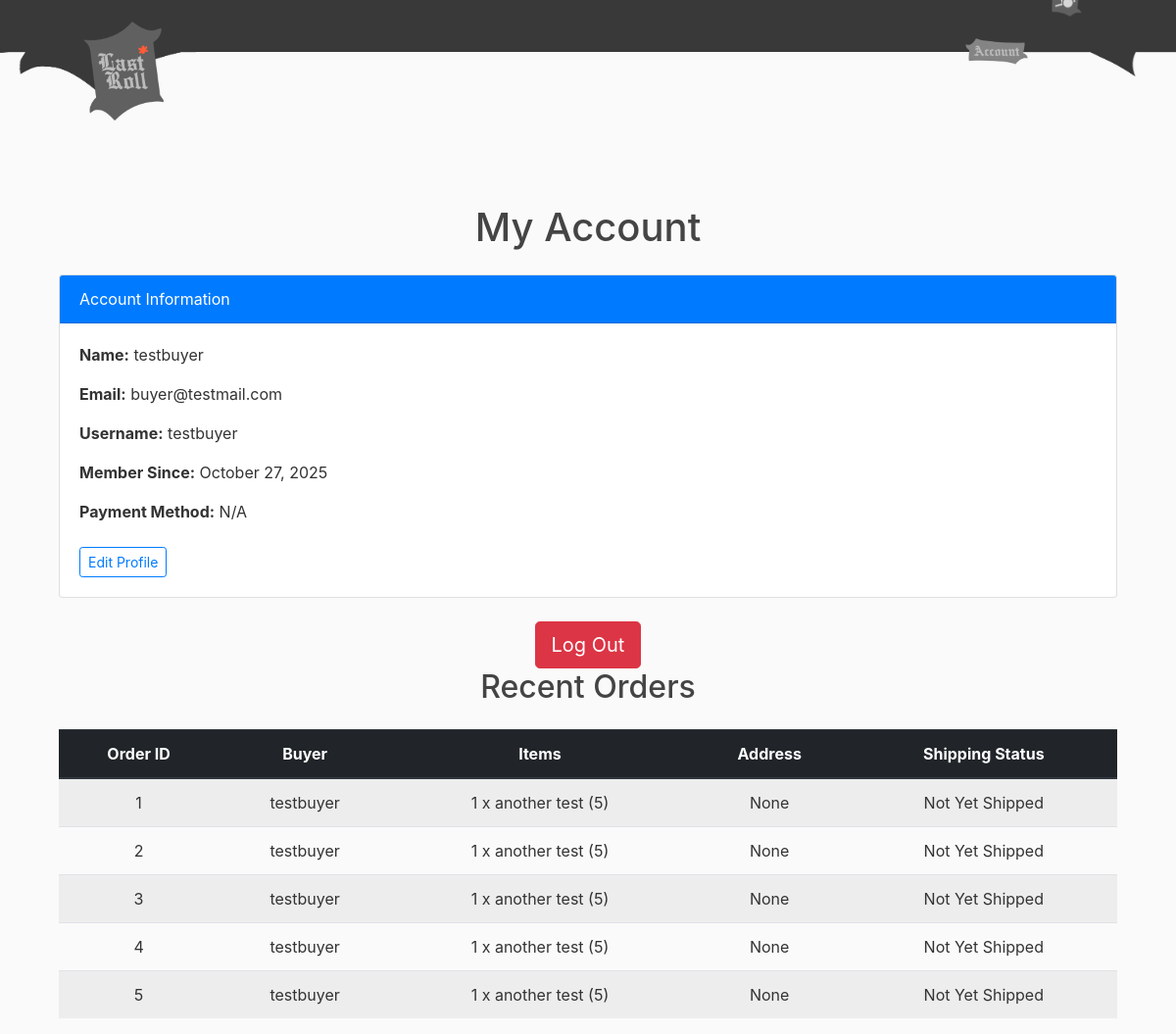
Before: /buyeraccount/ (signed in) with the older database file.
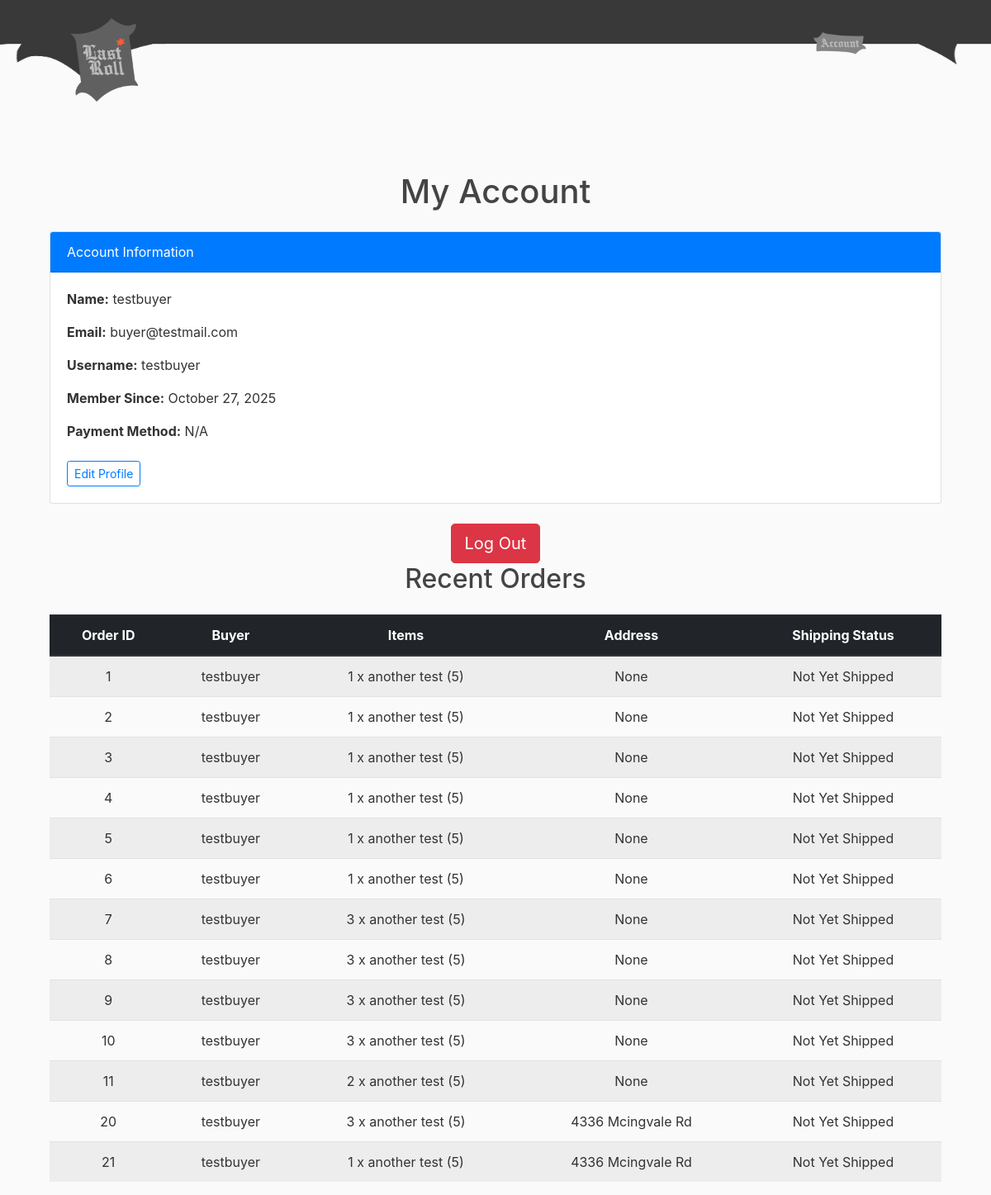
After: the same page with the newer database file.
### store/models.py (models this page shows, shortened)
class Product(models.Model):
    seller = models.ForeignKey(Seller, on_delete=models.CASCADE)
    name = models.CharField(max_length=100)
    description = models.TextField(blank=True)
    price = models.DecimalField(max_digits=8, decimal_places=2)
    stock = models.PositiveIntegerField(default=0)
    image = models.ImageField(upload_to='product_images/', blank=True)
    created_at = models.DateTimeField(default=timezone.now)
    status = models.IntegerField(default=0)
    is_reported = models.BooleanField(default=False)
    report_confirmed = models.BooleanField(default=False)

class Order(models.Model):
    buyer = models.ForeignKey(Buyer, on_delete=models.CASCADE)
    created_at = models.DateTimeField(default=timezone.now)
    address = models.CharField(max_length=100, blank=True, null=True)
    payment = models.CharField(max_length=50, blank=True, null=True)
    total = models.DecimalField(max_digits=10, decimal_places=2, default=0)

### shop/views.py (the view)
# urls.py: path('buyeraccount/', views.buyeraccount, name='shop-buyeraccount'),
@login_required
def buyeraccount(request):
    profile = request.user.profile
    if profile.role != profile.ROLE_BUYER:
        return HttpResponseForbidden("You do not have permission to view this page.")
    order_items = OrderItem.objects.filter(order__buyer__user=request.user).select_related('order', 'product')
    orders_dict = {}
    for item in order_items:
        order = item.order
        if order.id not in orders_dict:
            orders_dict[order.id] = {
                'id': order.id,
                'buyer': order.buyer.user.username,
                'address': order.address,
                'items': [],
                'is_shipped': False
            }
        if(item.is_shipped):
            orders_dict[order.id]['is_shipped'] = True
        orders_dict[order.id]['items'].append({
            'name': item.product.name,
            'quantity': item.quantity,
            'id': item.product.id
        })
    context = {
        'name': request.user.get_full_name() or request.user.username,
        'email': request.user.email,
        'username': request.user.username,
        'member_since': request.user.date_joined,
        'payment_method': "N/A",  # Placeholder until you add real payment data
        'orders': list(orders_dict.values()),
    }
    return render(request, 'shop/buyeraccount.html', context)

### shop/templates/shop/buyeraccount.html (shortened to what this page needs)
{% extends "shop/base.html" %}
{% block content %}
  <div class="container mt-5">
    <h1 class="text-center mb-4">My Account</h1>
    <div class="card shadow-sm mb-4">
      <div class="card-header bg-primary text-white">
        Account Information
      </div>
      <div class="card-body">
        <p><strong>Name:</strong> {{ name }}</p>
        <p><strong>Email:</strong> {{ email }}</p>
        <p><strong>Username:</strong> {{ username }}</p>
        <p><strong>Member Since:</strong> {{ member_since|date:"F j, Y" }}</p>
        <p><strong>Payment Method:</strong> {{ payment_method }}</p>
        <a href="#" class="btn btn-outline-primary btn-sm mt-2">Edit Profile</a>
      </div>
    </div>
    <div class="text-center mt-4">
          <form method="post" action="{% url 'shop-logout' %}" style="display:inline;">
            <button type="submit" class="btn btn-danger btn-lg">Log Out</button>
          </form>
    </div>
    <h2 class="text-center mb-4">Recent Orders</h2>
  <table class="table table-striped text-center shadow-sm">
    <thead class="thead-dark">
      <tr>
        <th>Order ID</th>
        <th>Buyer</th>
        <th>Items</th>
        <th>Address</th>
        <th>Shipping Status</th>
      </tr>
    </thead>
    <tbody>
      {% for order in orders %}
      <tr>
        <td>{{ order.id }}</td>
        <td>{{ order.buyer }}</td>
        <td>
          {% for item in order.items %}
            {{ item.quantity }} x {{ item.name }} ({{ item.id }})
            <br>
          {% endfor %}
        </td>
        <td>{{ order.address }}</td>
        {% if order.is_shipped %}
          <td>Shipped</td>
        {% else %}
          <td>Not Yet Shipped</td>
        {% endif %}
      </tr>
      {% endfor %}
    </tbody>
  </table>
{% endblock %}

Changed rows visible on the page:
added Order: address "4336 Mcingvale Rd"
added Order: address "4336 Mcingvale Rd"
Other visible differences:
new list line: "6 1 x ( 5 ) None Not Yet Shipped"
new list line: "testbuyer"
new list line: "another test"
new list line: "7 3 x ( 5 ) None Not Yet Shipped"
new list line: "8 3 x ( 5 ) None Not Yet Shipped"
new list line: "9 3 x ( 5 ) None Not Yet Shipped"
new list line: "10 3 x ( 5 ) None Not Yet Shipped"
new list line: "11 2 x ( 5 ) None Not Yet Shipped"
new list line: "20 3 x ( 5 ) Not Yet Shipped"
new list line: "21 1 x ( 5 ) Not Yet Shipped"
